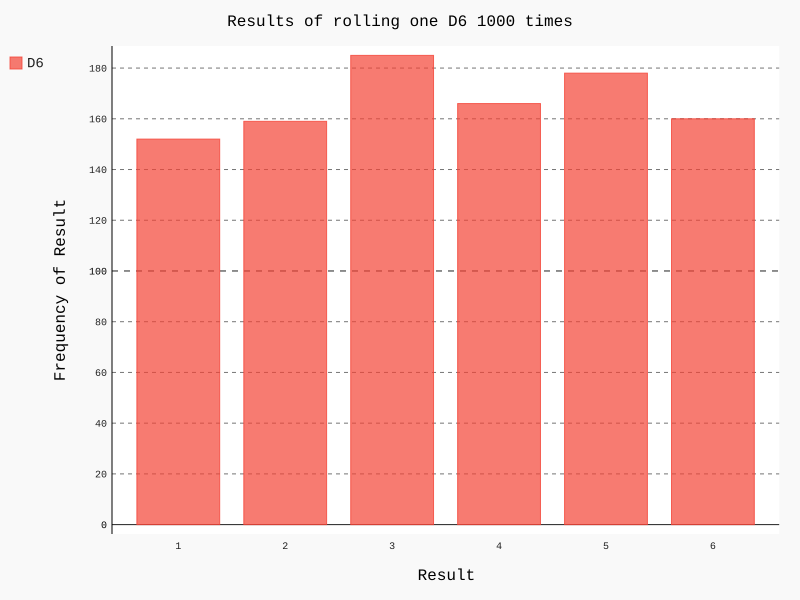

Source code (Python):
import pygal

from die import Die


if __name__ == '__main__':
    die = Die()

    results = []
    for i in range(1000):
        result = die.roll()
        results.append(result)

    frequencies = []
    for value in range(1, die.num_sides+1):
        frequency = results.count(value)
        frequencies.append(frequency)

    hist = pygal.Bar()
    hist.title = 'Results of rolling one D6 1000 times'
    hist.x_labels = ['1', '2', '3', '4', '5', '6']
    hist.x_title = 'Result'
    hist.y_title = 'Frequency of Result'

    hist.add('D6', frequencies)
    hist.render_to_file('die_visual.svg')
